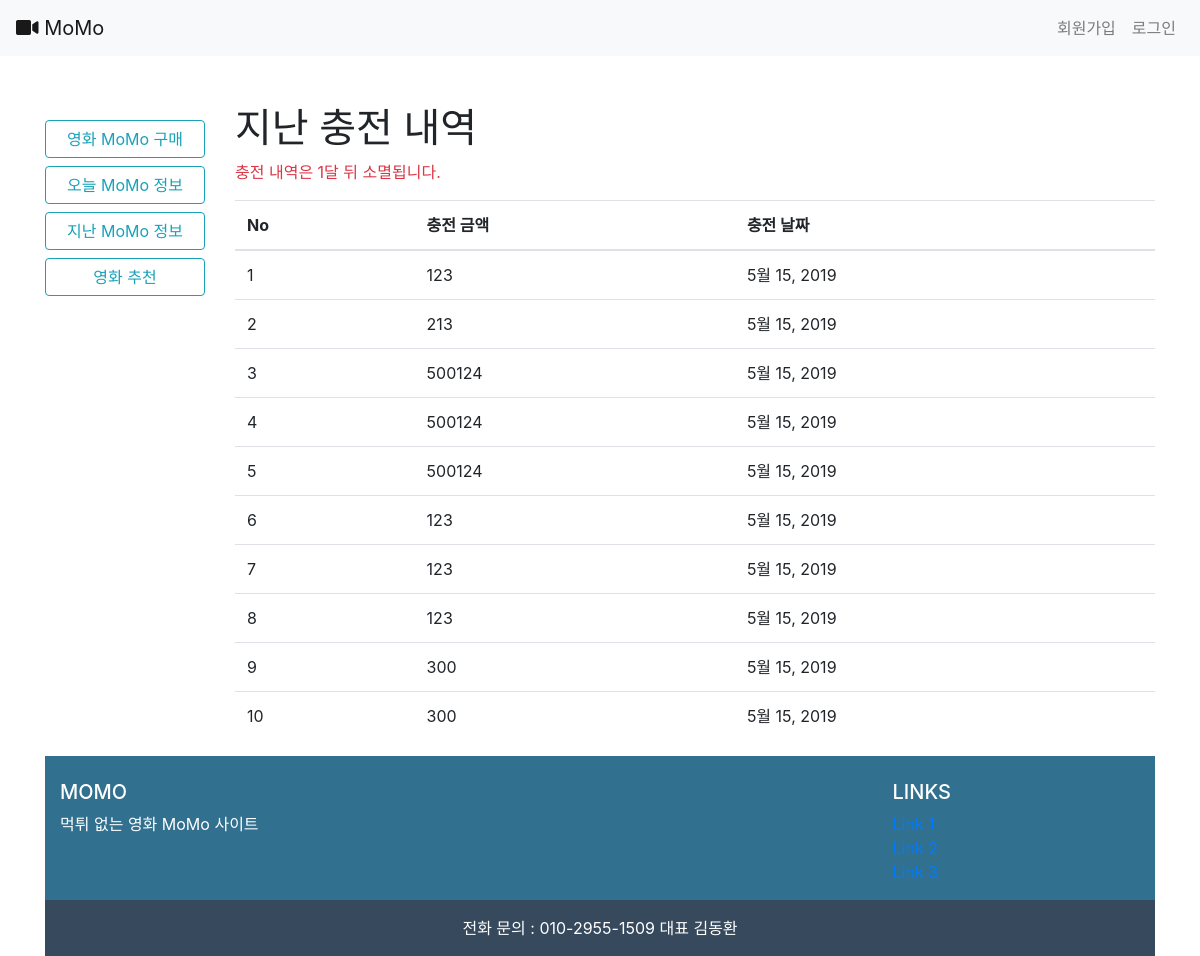
Screenshot of /accounts/payment/2/ with the database file from the repository.
### accounts/models.py (models this page shows, shortened)
class Money(models.Model):
    user = models.ForeignKey(settings.AUTH_USER_MODEL, on_delete = models.CASCADE)
    money = models.PositiveIntegerField(blank=False)
    status = models.TextField()
    date = models.DateField()
    check_date = models.DateField(null=True)

### accounts/views.py (the view)
# urls.py: path('payment/<int:user_id>/', views.payment, name='payment'),
def payment(request,user_id):
    user = get_object_or_404(get_user_model(), pk=user_id)
    money = Money.objects.filter(user=user,status='충전')
    context={
        'money':money
    }
    return render(request, 'accounts/payment.html', context)

### accounts/templates/accounts/payment.html (shortened to what this page needs)
{% extends 'base.html' %}
{% block body %}
<h1>지난 충전 내역</h1>
<p class="text-danger">충전 내역은 1달 뒤 소멸됩니다.</p>
<table class="table">
  <thead>
    <tr>
      <th scope="col">No</th>
      <th scope="col">충전 금액</th>
      <th scope="col">충전 날짜</th>
    </tr>
  </thead>
  <tbody>
      {% for i in money %}
    <tr>
      <td scope="row"></td>
      <td>{{ i.money }}</td>
      <td>{{ i.date }}</td>
    </tr>
    {% endfor %}
  </tbody>
</table>
{% endblock %}

### accounts/templates/accounts/payment.html (style rules this page uses)
table { counter-reset: rowNumber-1; }
table tr { counter-increment: rowNumber; }
table tr td:first-child::before { content: counter(rowNumber); min-width: 1em; margin-right: 0.5em; }

### rows the page displays
Money: money "123", date "5월 15, 2019"
Money: money "213", date "5월 15, 2019"
Money: money "500124", date "5월 15, 2019"
Money: money "500124", date "5월 15, 2019"
Money: money "500124", date "5월 15, 2019"
Money: money "123", date "5월 15, 2019"
Money: money "123", date "5월 15, 2019"
Money: money "123", date "5월 15, 2019"
Money: money "300", date "5월 15, 2019"
Money: money "300", date "5월 15, 2019"
